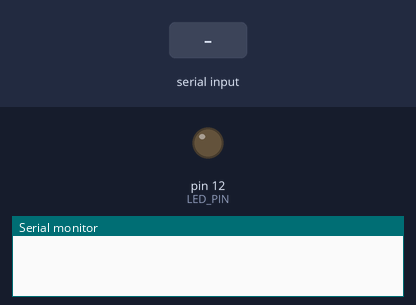
Simulated run of this sketch. Board: Arduino Uno, built with avr-gcc and run on an emulated ATmega328P. Parts: output pins drawn as LEDs (lit = HIGH), the last lines printed to the serial monitor. Inputs (shaded band) come from the test bench.

Above: at 1.2 s.
1.3 s: "1" received over Serial
At 1.6 s:
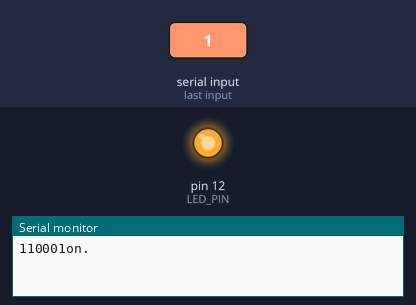
2.8 s: "0" received over Serial
At 4.0 s:
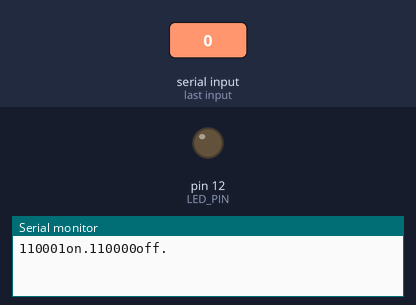
Timing chart, 0 to 5.8 s (numbered marks = the images above; inputs shaded):
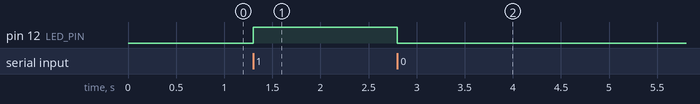

The sketch:

arduino-code-check-port.ino
```cpp
// if enter == 1: digital ouput 12 ==1
// if enter == 0: digital ouput 12 ==0
// digitalWrite(12, HIGH); // sets the digital pin 12 on
// digitalWrite(12, LOW);  // sets the digital pin 12 off

#define BAUD_RATE 115200
#define LED_PIN 12


int data = '1';   // temp storage

void setup() {
    pinMode(LED_PIN, OUTPUT);
    Serial.begin(BAUD_RATE); // create connection
}


void loop() {
    if (Serial.available() > 0) {  // if serial available
        data = Serial.read();  // read byte
        Serial.print(data, BIN);

        if (data == '1'){
            digitalWrite(LED_PIN,HIGH);
            Serial.print("on.");
//            digitalWrite(LED_PIN, HIGH);
        }
        if (data == '0'){
            digitalWrite(LED_PIN,LOW);
            Serial.print("off.");
//            digitalWrite(LED_PIN, LOW);
        }
    }
}

//
// digitalWrite(LED_PIN, LOW);  // 12 gets OFF (0/LOW/0V/GND)
```

Measured:
- after the input at 1.3 s, pin 12 (LED_PIN): LOW → HIGH at once
- after the input at 2.8 s, pin 12 (LED_PIN): HIGH → LOW at once
